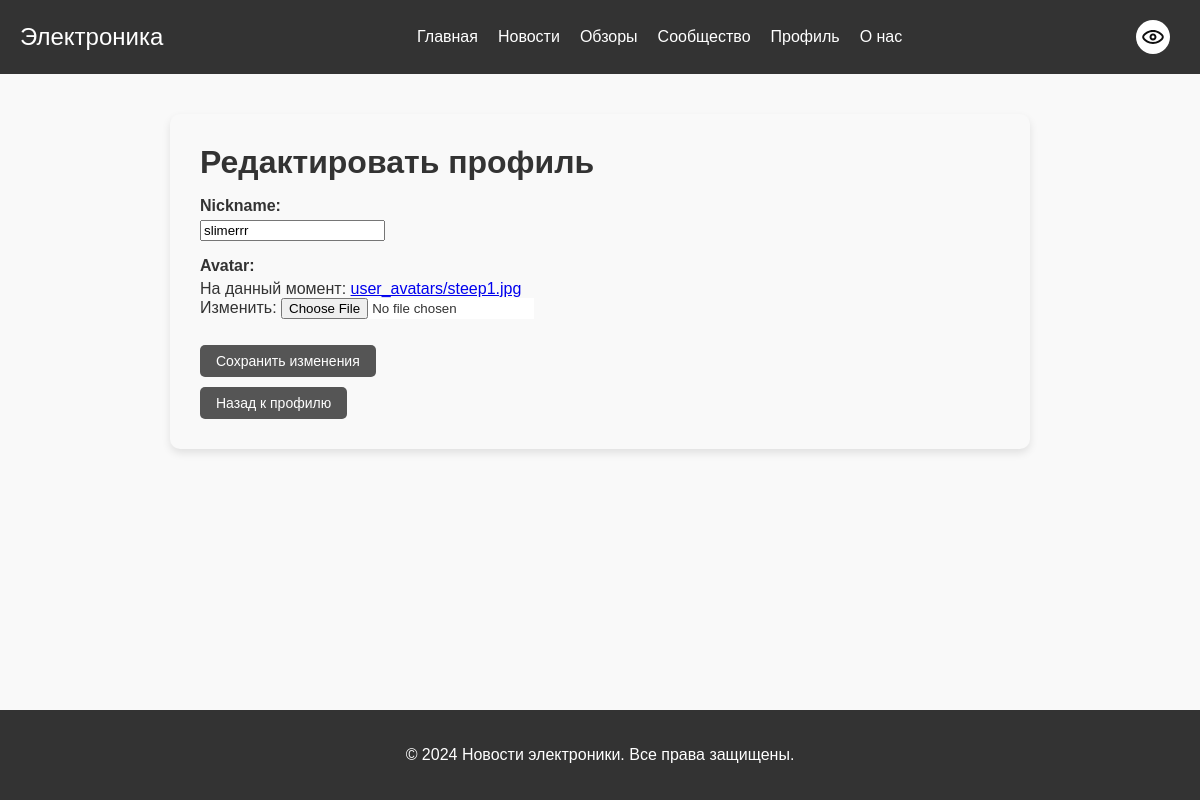
The app's page /edit_profile/ (signed in), older data.
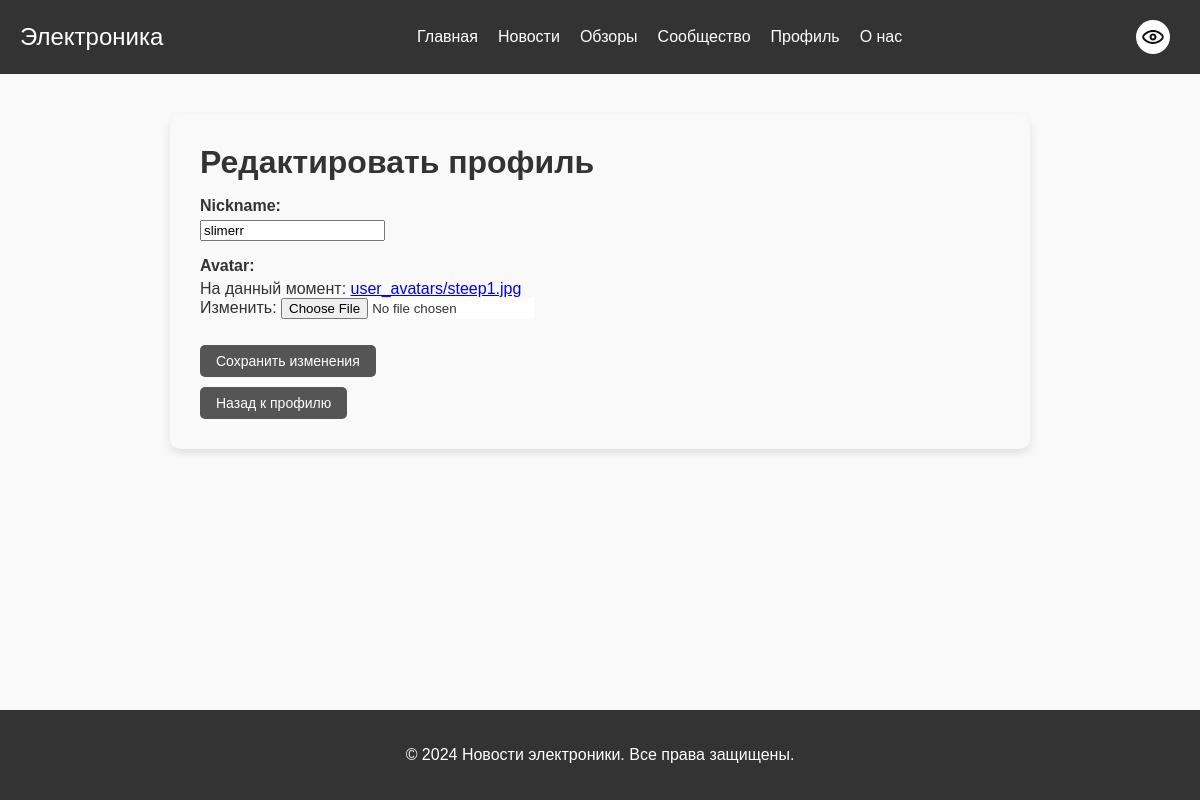
The same page, newer data.
### news/models.py (models this page shows, shortened)
class UserProfile(AbstractUser):
    username = models.CharField(max_length=20, unique=True, blank=False)
    nickname = models.CharField(max_length=15, blank=False)
    birthdate = models.DateField(blank=False, null=False)
    avatar = models.ImageField(upload_to='user_avatars', default='user_avatars/default-avatar.png')
    email = models.EmailField(unique=True)
    can_publish_content = models.BooleanField(default=True, verbose_name='Может публиковать контент')

### news/views.py (the view)
# urls.py: path('edit_profile/', views.edit_profile, name='edit_profile'),
@login_required
def edit_profile(request):
    if request.method == 'POST':
        edit_profile_form = EditProfileForm(request.POST, request.FILES, instance=request.user)
        if edit_profile_form.is_valid():
            edit_profile_form.save()
            return redirect('profile')
    else:
        edit_profile_form = EditProfileForm(instance=request.user)
    return render(request, 'edit_profile.html', {'edit_profile_form': edit_profile_form})

### news/forms.py
class EditProfileForm(forms.ModelForm):
    class Meta:
        model = UserProfile
        fields = ['nickname', 'avatar']

### news/templates/edit_profile.html (shortened to what this page needs)
{% extends 'base.html' %}
{% load static %}
{% block extra_css %}
<link rel="stylesheet" href="{% static 'css/profile.css' %}">
{% endblock %}
{% block content %}
<div class="profile-container">
    <h2>Редактировать профиль</h2>
    <form method="POST" enctype="multipart/form-data">
        {{ edit_profile_form.as_p }}
        <button type="submit" class="button">Сохранить изменения</button>
    </form>
    <a href="{% url 'profile' %}" class="button">Назад к профилю</a>
</div>
{% endblock %}

Row changes from the older to the newer data that the page shows:
changed UserProfile: nickname "slimerrr" → "slimerr"
